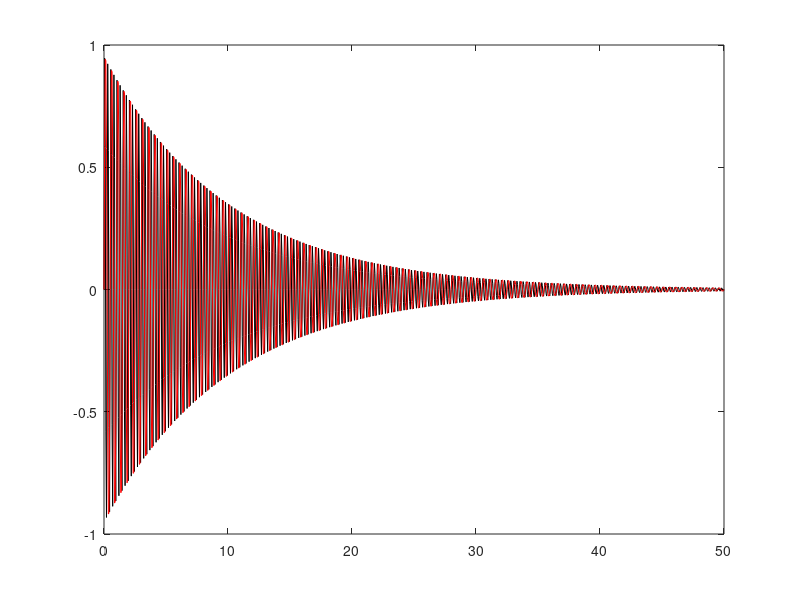

Write the MATLAB code that produced this figure.
% Coleman Lyski
%
% October 24, 2016
%
% Midterm I Solution
%% Problem 1
clear; clc; close all; home
sigma=0.1;
omega=2;
t=0:-5/-sigma/1000:-5/-sigma;
y1=exp(-sigma*t).*sin(2*pi*2*omega*t);
y2=exp(-sigma*t).*sin(2*pi*omega*t);
plot(t,y1,'k',t,y2,'r')
%% Problem 2
% Problem 2: Conditional Statements
clear; close all; clc; commandwindow;
% On the line below, write an input statement to ask the user to enter the
% Speed in miles per hour
speed=input('\nEnter speed in miles per hour: ');

% On the line below, write an fprintf statement to show the value of Speed
% with one place behind the decimal point
fprintf('\nThe speed entered is %0.1f mph',speed)

% On the lines below, write a conditional statement to determine and
% display the State based on the Speed entered by the user (see Table)
if speed==0
    fprintf('\n\nThe speed entered indicates - Stopped')
elseif speed > 0 && speed < 20
    fprintf('\n\nThe speed entered indicates - Slow')
elseif speed==20
    fprintf('\n\nThe speed entered indicates - School Zone Limit')
elseif speed > 20 && speed < 55
    fprintf('\n\nThe speed entered indicates - Rural')
elseif speed >= 55 && speed <= 80
    fprintf('\n\nThe speed entered indicates - Highway')
else
    fprintf('\n\nThe speed entered indicates - Unacceptable')
end
%% Problem 3
clear; close all; clc; commandwindow;
% write an input statement to ask for the name of a city
city=input('Enter the name of a city: ','s');

rng('shuffle');
% The lines below generate a vector, T, of temperatures.  
% The vector, T, will have N entries
N = input('Enter the number of entries in T: ');
T = randi([-20 110],[1 N]);
disp(T);
% On the lines below, write your code to determine the minimum 
% temperature in the vector T.  You must use a for loop!
maxT=T(1);
minT=T(1);
for counter=2:N
    if T(counter)>maxT
        maxT=T(counter);
    end
    if T(counter)<minT
        minT=T(counter);
    end
end

% On the line below, write your fprintf statement to display the city and the minimum
% temperature as an integer
fprintf('\nThe minimum temperature in %s was %i',city,minT);
fprintf('\nThe maximum temperature in %s was %i',city,maxT);
















